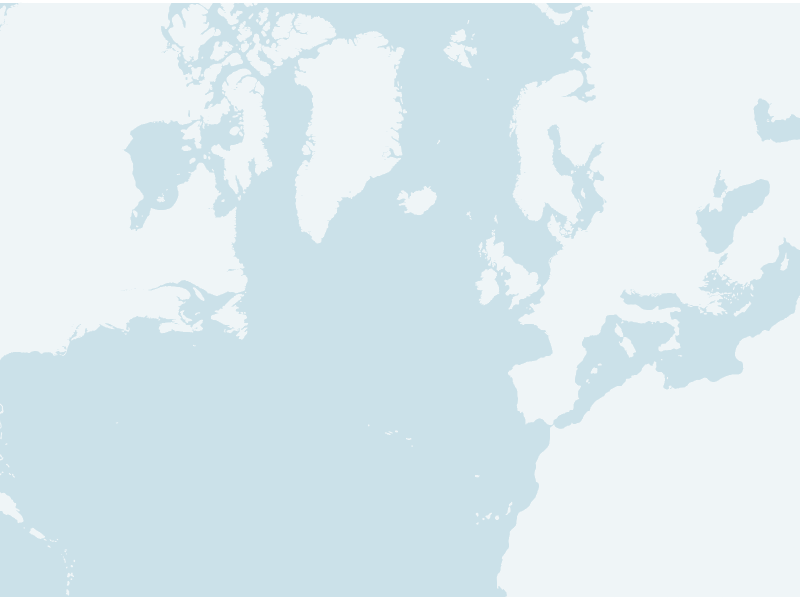

Recreate this plot in R.
library(ggplot2)
library(sf)
library(rnaturalearth)

# World coastlines/polygons
land <- ne_countries(scale = "medium", returnclass = "sf")

# Lambert Conformal Conic projection
# centred over the North Atlantic
lcc_crs <- paste(
  "+proj=lcc",
  "+lat_1=40",
  "+lat_2=70",
  "+lat_0=50",
  "+lon_0=-30",
  "+datum=WGS84",
  "+units=m",
  "+no_defs"
)

p <- ggplot() +
  geom_sf(data = land,
          fill = "#EFF5F7",
          colour = "#EFF5F7",
          linewidth = 0.2) +
  coord_sf(
    crs = lcc_crs,
    xlim = c(-105, 70),
    ylim = c(20, 70),
    default_crs = st_crs(4326),
    expand = FALSE
  ) +
  theme_void() +
  theme(
    panel.background = element_rect(
      fill = "#CBE1E9",
      colour = NA
    )
  )
  #theme_minimal() +
  #theme(
  #  panel.grid.major = element_line(
  #    colour = "grey80",
  #    linewidth = 0.3
  #  ),
  #  axis.title = element_blank()
  #)

ggsave(
  "north_atlantic_basemap.svg",
  width = 8,
  height = 6
)
